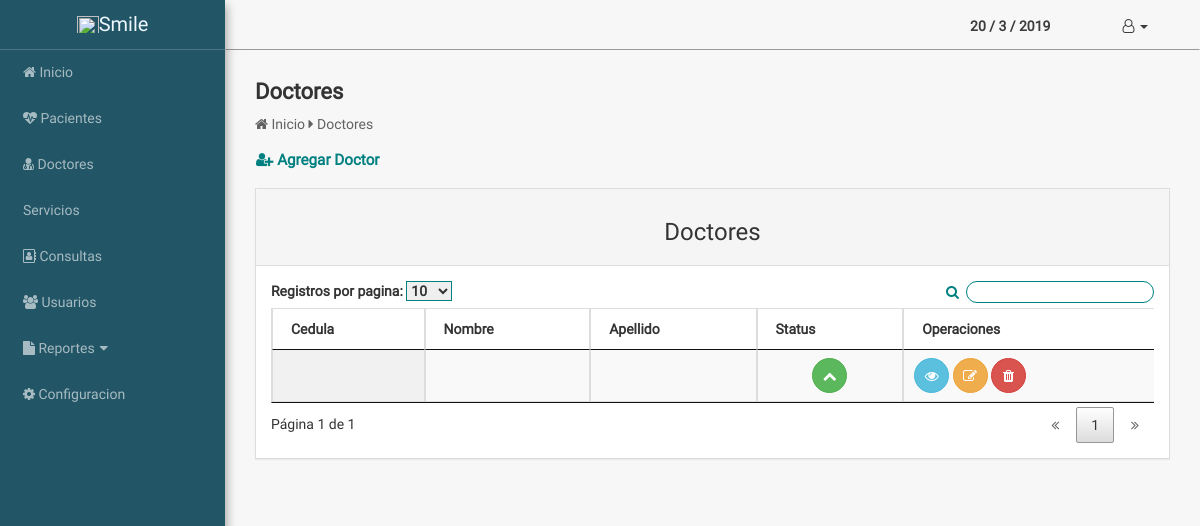
Page /php/doctores.php (signed in) on the earlier database version.
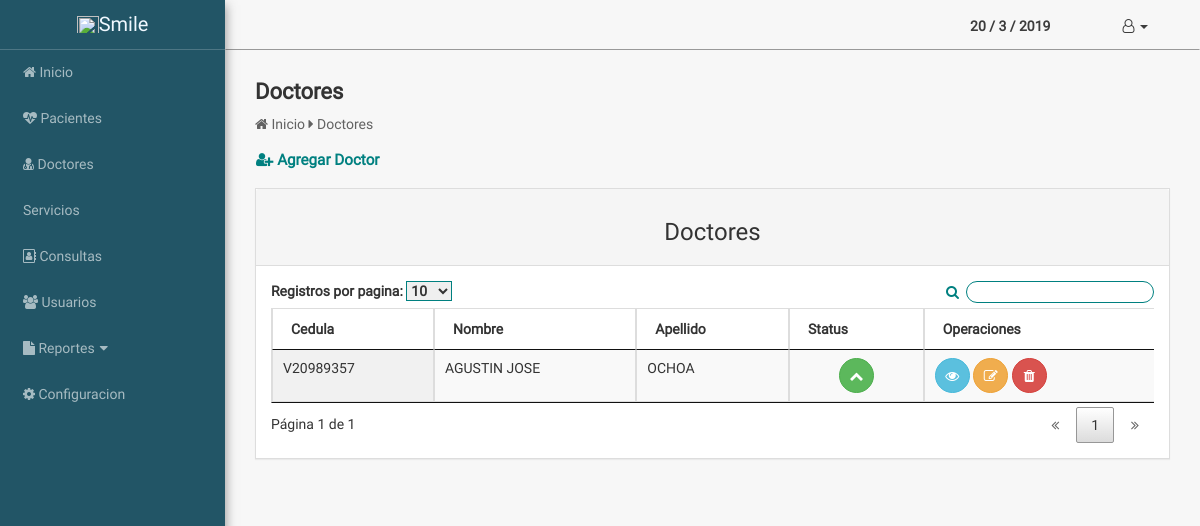
Same page on the later database version.
### tables this page shows
CREATE TABLE `doctores` (
  `id_doctor` int(11) NOT NULL,
  `nac_doctor` varchar(2) NOT NULL,
  `ced_doctor` int(15) NOT NULL,
  `nombres` varchar(50) NOT NULL,
  `apellidos` varchar(50) NOT NULL,
  `sexo` varchar(50) NOT NULL,
  `telefono` varchar(50) DEFAULT NULL,
  `correo` varchar(50) DEFAULT NULL,
  `direccion` text,
  `status` enum('Activo','Inactivo','','') NOT NULL DEFAULT 'Activo'
);

### php/doctores.php (the view, shortened to what this page needs)
<?php
require_once("header.php");
 ?>
<div class="page-content">
    <div class="container-fluid">
           <div class="bread-content">
        <div class="container">
            <h4>Doctores</h4>
            <span class="breadcoumb"><i class="fa fa-home"></i> Inicio <i class="fa fa-caret-right"></i> Doctores</span>
        </div>
    </div>
        <div class="row" style="">
        	<div class="col-xs-12 col-xs-offset-">
                    <?php
                    require_once("../config/conexion.php");
                    $sql="SELECT * FROM doctores";
                    $result=$con->query($sql);
                    $d=mysqli_num_rows($result);
                    if($d>0){
                     ?>
        		<a href="nuevodoctor.php" class="btn btn-lca nuevo" style=""><span class="fa fa-user-plus"></span> Agregar Doctor</a>
        		<div class="panel panel-default" style="">
        			<div class="panel-heading">
        				<center><h3>Doctores</h3></center>
        			</div>
        			<div class="panel-body">
                     <div class="table-responsive">
        				<table id="tabla" class=" table display">
        					<thead>
        						<th>Cedula</th>
        						<th>Nombre</th>
        						<th>Apellido</th>
                                <th>Status</th>
        						<th>Operaciones</th>
        					</thead>
        					<tbody id="content">
        					<?php while($row=mysqli_fetch_array($result)){ ?>
        						<tr>
        							<td><?php echo $row['nac_doctor'].$row['ced_doctor']; ?></td>
        							<td><?php echo $row['nombres']; ?></td>
        							<td><?php echo $row['apellidos'] ?></td>
                                    <td><center><?php if($row['status']==='Activo'){ ?><button style="" title="Activo" type="button" class="btn btn-success" ><i class="fa fa-chevron-up"></i></button>
                                    <?php }else{ ?>
                                    <button type="button" title="Inactivo" class="btn btn-danger" ><i class="fa fa-chevron-down"></i></button><?php } ?>
                                    </center></td>
        							<td><a href="#" data-target="#verdoctor" data-toggle="modal" onclick="verdoctor('<?php echo $row['nac_doctor'].$row['ced_doctor']; ?>','<?php echo $row['nombres']; ?>','<?php echo $row['apellidos']; ?>','<?php echo $row['sexo']; ?>','<?php echo $row['telefono']; ?>','<?php echo $row['correo']; ?>','<?php echo $row['direccion'];?>');" class="btn  btn-info" ><span class="fa fa-eye" style=""></span></a> <a href="editardoctor.php?id=<?php echo $row['id_doctor']; ?>" class="btn  btn-warning"><span class="fa fa-pencil-square-o"></span></a> <a href="javascript:eliminar_doctor('<?php echo $row['id_doctor']; ?>');" class="btn  btn-danger"><span class="fa fa-trash"></span></a></td>
        						</tr>
        						<?php } ?>
        					</tbody>
        				</table>
                        </div>
        			</div>
        		</div>
                <?php } ?>
        	</div>
  </div>
</div>
 <?php require_once("footer.php"); ?>

### php/header.php (shortened to what this page needs)
<!DOCTYPE html>
<html lang="en">
<head>
    <link rel="stylesheet" href="<?php echo SERVERURL; ?>public/css/bootstrap.min.css">
    <link rel="stylesheet" href="<?php echo SERVERURL; ?>public/css/font-awesome.min.css">
    <link rel="stylesheet" href="<?php echo SERVERURL; ?>public/css/sweetalert2.min.css">
    <link rel="stylesheet" href="<?php echo SERVERURL; ?>public/c3-0.4.18/c3.min.css">
    <link rel="stylesheet" href="<?php echo SERVERURL; ?>public/loaders.css-master/loaders.min.css">
    <link rel="stylesheet" href="<?php echo SERVERURL; ?>public/css/jquery.dataTables.min.css">
    <link rel="stylesheet" href="<?php echo SERVERURL; ?>public/jquery-ui/jquery-ui.css">
    <link rel="stylesheet" href="<?php echo SERVERURL; ?>public/css/umi.css">
    <link rel="stylesheet" href="<?php echo SERVERURL; ?>public/css/fuente.css">
    <link rel="stylesheet" href="<?php echo SERVERURL; ?>public/select2/select2.min.css">
</head>
<body>
    <div id="wrapper" class="tempAzul">
        <div class="page-wrapper">
            <nav>
                <div class="navbar page-navigation" role="navigation">
                    <ul class="items-nav navbar-right top-nav">
                        <li>   <strong id="fecha"></strong></li>
                        <li class="dropdown">
                            <a href="#" class="dropdown-toggle item-icon" data-toggle="dropdown"><i class="fa fa-user-o"></i> <b class="caret"></b></a>
                        </li>
                    </ul>
                </div>
            </nav>

### php/menu.php (shortened to what this page needs)
<div class="side-nav">
    <div class="side-nav-header">
        <a href="inicio.php"><img src="" height="19" width="22" alt=""><span>Smile</span></a>
    </div>
    <div class="collapse navbar-collapse navbar-ex1-collapse">
        <ul class="side-menu">
            <li class="">
                <a href="inicio.php"><i class="fa fa-home"></i> <span>Inicio</span></a>
            </li>
            <li class="submenu-content">
            <a href="pacientes.php" title="Pacientes"><i class="fa fa-heartbeat"></i> <span>Pacientes</span></a>
            </li>
            <li class=""><a href="doctores.php"><i class="fa fa-user-md"></i> <span>Doctores</span></a>
                    </li>
            <li class="submenu-content">
                <a href="Consultas.php"> <span>Servicios</span></a>
            </li>
              <li class="submenu-content">
                <a href="Consultas.php"><i class="fa fa-address-book-o"></i> <span>Consultas</span></a>
            </li>
            <li class="">
                <a href="usuarios.php"><i class="fa fa-users"></i> <span>Usuarios</span></a>
            </li>
              <li class="submenu-content">
                <a href="##"><i class="fa fa-file"></i> <span>Reportes</span><i class="fa fa-fw fa-caret-down"></i></a>
            </li>
            <li class=""><a href="configuracion.php"><i class="fa fa-cog"></i> <span>Configuracion</span></a>
             </li>
        </ul>
    </div>
</div>
</div>

### php/footer.php (shortened to what this page needs)
<?php
    require_once('menu.php');
?>
</div>
</body>
</html>

### public/css/umi.css (style rules this page uses)
* { margin: 0; padding: 0; -webkit-box-sizing: border-box; -moz-box-sizing: border-box; box-sizing: border-box; text-decoration: none; }
body { font-family: Roboto,sans-serif,serif; background-color: rgba(240,240,240,.5); }
h1,h2,h3,h4,h5,h6 { font-family: Roboto,sans-serif,serif; }
#wrapper { padding-left: 0; }
#wrapper .page-wrapper { width: 100%; padding: 0; }
#wrapper .page-wrapper .row { margin: auto; width: 100%; }
.page-navigation { color: aliceblue; background: transparent; height: 4rem; border-radius: 0; color: rgba(60,60,60,1); width: 100%; border-bottom: 1px solid rgba(60,60,60,.5); }
.items-nav { list-style: none; }
.items-nav .fa,.items-nav .caret { color: rgba(60,60,60,1); }
.items-nav { height: 100%; display: flex; list-style: none; align-items: center; margin-right: 15px; width: 250px; justify-content: space-around; }
.items-nav li { -webkit-transition: all .1s ease; -o-transition: all .1s ease; transition: all .1s ease; padding-top: 2px; }
.page-content { width: 100%; margin-top: -50px; position: relative; -webkit-box-sizing: border-box; -moz-box-sizing: border-box; box-sizing: border-box; overflow: hidden; }
.page-content .container-fluid>.row { width: 100%; padding-bottom: 20px; }
.bread-content h4 { font-size: 22px; font-weight: bold; }
.bread-content .breadcoumb { font-size: 14px; color: rgba(60,60,60,.8); }
.panel-heading { text-align: center; }
.panel { border-radius: 0px; }
@media screen and (min-width:769px) { #wrapper { padding-left: 225px; } }
@media screen and (min-width:769px) { .page-content { width: 100%; margin: auto; } }
@media screen and (min-width:769px) { .side-nav { position: fixed; top: 0px; left: 225px; width: 225px; margin-left: -225px; border: none; border-radius: 0; bottom: 0; padding-bottom: 40px; color: teal; background: #00796B; box-shadow: 1px 5px 10px rgba(60,60,60,.5); overflow-y: auto; } }
@media screen and (min-width:769px) { .side-nav-header { color: aliceblue; display: block; height: 50px; border-bottom: 1px solid rgba(250,250,250,.2); overflow: hidden; font-size: 20px; position: relative; text-align: center; padding-top: 10px; background: #00796B; } }
@media screen and (min-width:769px) { #wrapper.tempAzul .side-nav,#wrapper.tempAzul .side-nav-header,.LgTemplate.tempAzul .side-nav li ul li span,.LgTemplate.tempAzul .side-menu li>ul,.tempAzul .side-menu li>ul { background: #256; } }
@media screen and (min-width:769px) { .side-nav-header img { transform: translateY(-2px); } }
@media screen and (min-width:769px) { .side-nav-header a { color: aliceblue; text-decoration: none; } }
@media screen and (min-width:769px) { .navbar-collapse { -webkit-transition: all .2s ease; -o-transition: all .2s ease; transition: all .2s ease; padding: 0; } }
@media screen and (min-width:769px) { .navbar-collapse .side-menu { width: 100%; list-style: none; margin-bottom: 0; margin-top: -3px; padding-top: 2px; } }
@media screen and (min-width:769px) { .side-menu li a { padding-left: 25px; width: calc(5px,100%); margin: auto; display: block; padding: 12px; padding-left: 18px; color: rgba(255,255,255,.6); border: 1px solid transparent; text-decoration: none; -webkit-transition: all .1s ease; -o-transition: all .1s ease; transition: all .1s ease; margin-left: 0px; border-left: 5px solid transparent; } }
.btn-lca { color: teal; font-weight: bold; padding: 0; font-size: 15.2px; background-color: transparent; }
.nuevo { margin-bottom: 15px; margin-top: 15px; }
.table .btn { border-radius: 50%; width: 2.5em; height: 2.5em; display: inline-flex; align-items: center; justify-content: center; }
.panel-heading { background: #256; }

Differences in the rows shown:
removed doctores: status "Activo" (drawn)
added doctores: nac_doctor "V", ced_doctor "20989357", nombres "AGUSTIN JOSE", apellidos "OCHOA", status "Activo" (drawn)
